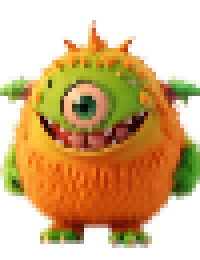
#> input picture lab1/zad9/potworek_pixelart.png, 50 x 65 px (shown 4 times larger)
$ python potworek_b.py
#> lines starting #> are read from the running program, lines starting #| are printed output that depends on the picture
#> further down, img is the input picture: PIL image 50x65 RGB; mean R, G, B 211.8, 178.1, 132.4
import numpy as np
from PIL import Image

def two_nearest_average_resize(img: Image.Image, new_w: int, new_h: int) -> Image.Image:
    # na wejściu RGB lub L; na wyjściu RGB/L
#> called with new_w = 500, new_h = 650
    arr = np.array(img)
    if arr.ndim == 2:  # L
        arr = arr[..., None]  # (H,W,1)

    h_in, w_in, c = arr.shape
#> h_in = 65; w_in = 50; c = 3
    out = np.zeros((new_h, new_w, c), dtype=np.float32)

    # skala tak, aby rogi mapowały się na rogi (unikanie przesunięcia pół-piksela)
    sx = (w_in - 1) / (new_w - 1) if new_w > 1 else 0.0
#> sx = 0.0982
    sy = (h_in - 1) / (new_h - 1) if new_h > 1 else 0.0
#> sy = 0.0986

    for y_out in range(new_h):
        y_src = y_out * sy
        y0 = int(np.floor(y_src))
        y1 = int(np.ceil(y_src))
        y0 = max(0, min(h_in - 1, y0))
        y1 = max(0, min(h_in - 1, y1))

        for x_out in range(new_w):
            x_src = x_out * sx
            x0 = int(np.floor(x_src))
            x1 = int(np.ceil(x_src))
            x0 = max(0, min(w_in - 1, x0))
            x1 = max(0, min(w_in - 1, x1))

            # cztery kandydaty (x0/y0; x1/y0; x0/y1; x1/y1)
            candidates = [
                (x0, y0),
                (x1, y0),
                (x0, y1),
                (x1, y1),
            ]
            # odległości euklidesowe w przestrzeni współrzędnych źródłowych
            dists = []
            for (xx, yy) in candidates:
                dx = x_src - xx
                dy = y_src - yy
                dists.append(np.hypot(dx, dy))

            # indeksy dwóch najbliższych pikseli
            two_idx = np.argsort(dists)[:2]
            (x_a, y_a) = candidates[two_idx[0]]
            (x_b, y_b) = candidates[two_idx[1]]

            # średnia dwóch najbliższych (per-channel)
            out[y_out, x_out, :] = 0.5 * (arr[y_a, x_a, :].astype(np.float32) +
                                          arr[y_b, x_b, :].astype(np.float32))
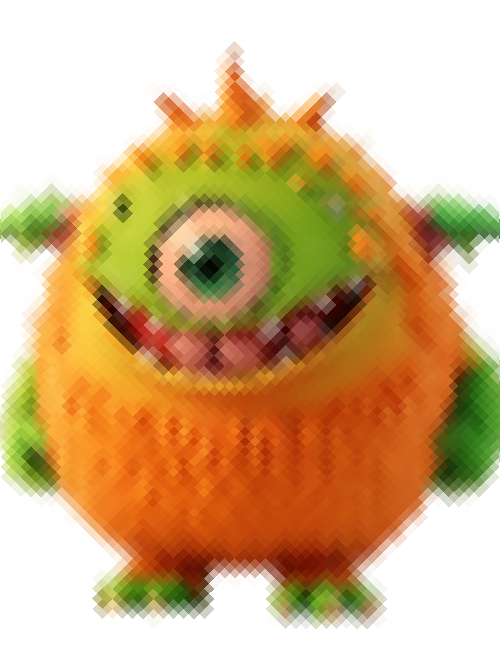
#> out: shape (650, 500, 3) float32; mean R, G, B 210.9, 175.9, 129

    out = np.clip(out + 0.5, 0, 255).astype(np.uint8)  # zaokrąglenie i zakres
    if c == 1:
        out = out[..., 0]
        mode = "L"
    else:
        mode = "RGB"
    return Image.fromarray(out, mode)

if __name__ == "__main__":
    # 1) wczytaj obraz
    img = Image.open("potworek_pixelart.png").convert("RGB")  # 50×65

    # 2) przeskaluj wg wariantu (b)
    result = two_nearest_average_resize(img, 500, 650)

    # 3) zapisz wynik
    result.save("potworek_b_two_nearest.png")
    print("Zapisano: potworek_b_two_nearest.png")
